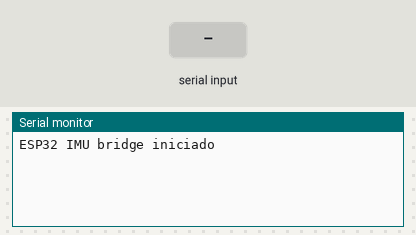
Simulated run of this sketch. Board: ESP32. Shown: the last lines printed to the serial monitor. The inputs (shaded band) are chosen by the test bench.

Above: at 1.2 s.
1.3 s: "1" received over the second serial link
At 2.5 s:
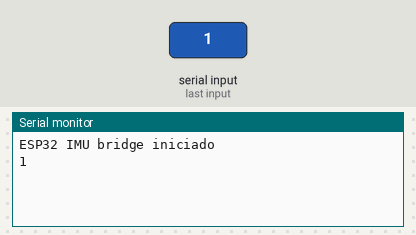
2.8 s: "0" received over the second serial link
At 3.7 s:
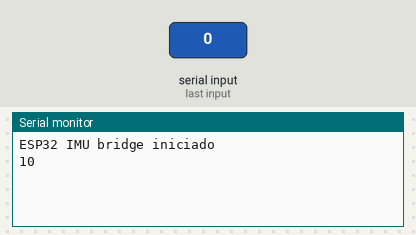

Measured:
- after the input at 1.3 s, the serial monitor: prints a new line at once (image 1)
- after the input at 2.8 s, the serial monitor: prints a new line at once (image 2)

The sketch:

IMU_ROS_ESP32.ino
```cpp
#include <Arduino.h>

#define RXD2 16
#define TXD2 17

void setup() {

  // USB hacia PC
  Serial.begin(115200);

  // UART hacia TL725D
  Serial2.begin(115200, SERIAL_8N1, RXD2, TXD2);

  Serial.println("ESP32 IMU bridge iniciado");
}

void loop() {

  // datos del sensor → PC
  while (Serial2.available()) {
    Serial.write(Serial2.read());
  }

  // opcional: PC → sensor
  while (Serial.available()) {
    Serial2.write(Serial.read());
  }
}
```
